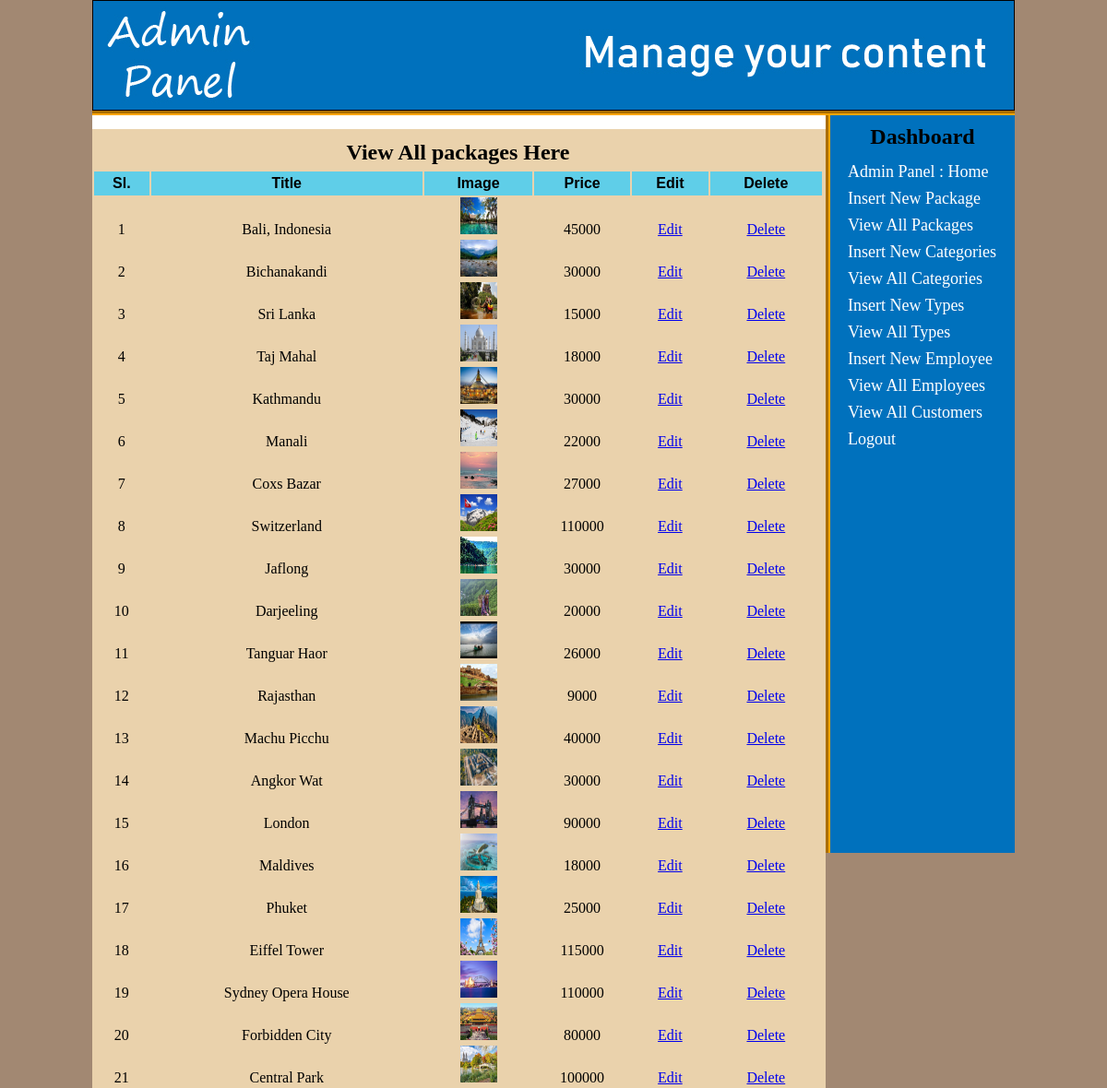
/admin_area/index.php?view_packages (signed in), run on the app's committed database.
### tables this page shows
CREATE TABLE `packages` (
  `package_id` int(100) NOT NULL,
  `package_cat` int(100) NOT NULL,
  `package_type` int(100) NOT NULL,
  `package_title` varchar(255) NOT NULL,
  `package_price` int(100) NOT NULL,
  `package_desc` longtext NOT NULL,
  `package_image` text NOT NULL,
  `package_keywords` varchar(255) NOT NULL
);

### admin_area/view_packages.php (the view, shortened to what this page needs)
<?php
if (!isset($_SESSION['user_email'])) {
    echo "<script>window.open('login.php?not_admin=You are not an Admin!','_self')</script>";
} else {
    ?>
    <!DOCTYPE html>
    <html lang="en">
    <head>
    </head>
    <body>
        <table width="795" align="center" bgcolor="#EAD2AC">
            <tr align="center">
                <td colspan="6"><h2 style="font-family: Cambria; margin-top: 10px; margin-bottom: 5px;">View All
                                                                                                        packages
                                                                                                        Here</h2></td>
            </tr>
            <tr align="center" bgcolor="#5FCEE8">
                <th id="thfix">Sl.</th>
                <th id="thfix">Title</th>
                <th id="thfix">Image</th>
                <th id="thfix">Price</th>
                <th id="thfix">Edit</th>
                <th id="thfix">Delete</th>
            </tr>
            <?php
            include("includes/db.php");
            $get_pack = "select * from packages";
            $run_pack = mysqli_query($con, $get_pack);
            $i = 0;
            while ($row_pack = mysqli_fetch_array($run_pack)) {
                $pack_id = $row_pack['package_id'];
                $pack_title = $row_pack['package_title'];
                $pack_image = $row_pack['package_image'];
                $pack_price = $row_pack['package_price'];
                $i++;
                ?>
                <tr align="center">
                    <td><?php echo $i; ?></td>
                    <td><?php echo $pack_title; ?></td>
                    <td><img src="package_images/<?php echo $pack_image; ?>" width="40" height="40"></td>
                    <td><?php echo $pack_price; ?></td>
                    <td><a href="index.php?edit_pack=<?php echo $pack_id; ?>">Edit</a></td>
                    <td><a href="delete_pack.php?delete_pack=<?php echo $pack_id; ?>">Delete</a></td>
                </tr>
                <?php
            }
            ?>
        </table>
    </body>
    </html>
    <?php
}
?>

### admin_area/styles/style.css (style rules this page uses)
html, body, div, span, applet, object, iframe, h1, h2, h3, h4, h5, h6, p, blockquote, pre, a, abbr, acronym, address, big, cite, code, del, dfn, em, img, ins, kbd, q, s, samp, small, strike, strong, sub, sup, tt, var, b, u, i, center, dl, dt, dd, ol, ul, li, fieldset, form, label, legend, table, caption, tbody, tfoot, thead, tr, th, td, article, aside, canvas, details, embed, figure, figcaption, footer, header, hgroup, menu, nav, output, ruby, section, summary, time, mark, audio, video { margin: 0; padding: 0; border: 0; vertical-align: baseline; }
body { background: #A28872; }

### admin_area/view_packages.php (style rules this page uses)
#thfix { font-family: sans-serif; padding: 4px; }

### data on the page
packages: package_title "Bali, Indonesia", package_image (picture), package_price "45000"
packages: package_title "Bichanakandi", package_image (picture), package_price "30000"
packages: package_title "Sri Lanka", package_image (picture), package_price "15000"
packages: package_title "Taj Mahal", package_image (picture), package_price "18000"
packages: package_title "Kathmandu", package_image (picture), package_price "30000"
packages: package_title "Manali", package_image (picture), package_price "22000"
packages: package_title "Coxs Bazar", package_image (picture), package_price "27000"
packages: package_title "Switzerland", package_image (picture), package_price "110000"
packages: package_title "Jaflong", package_image (picture), package_price "30000"
packages: package_title "Darjeeling", package_image (picture), package_price "20000"
packages: package_title "Tanguar Haor", package_image (picture), package_price "26000"
packages: package_title "Rajasthan", package_image (picture), package_price "9000"
packages: package_title "Machu Picchu", package_image (picture), package_price "40000"
packages: package_title "Angkor Wat", package_image (picture), package_price "30000"
packages: package_title "London", package_image (picture), package_price "90000"
packages: package_title "Maldives", package_image (picture), package_price "18000"
packages: package_title "Phuket", package_image (picture), package_price "25000"
packages: package_title "Eiffel Tower", package_image (picture), package_price "115000"
packages: package_title "Sydney Opera House", package_image (picture), package_price "110000"
packages: package_title "Forbidden City", package_image (picture), package_price "80000"
packages: package_title "Central Park", package_image (picture), package_price "100000"
